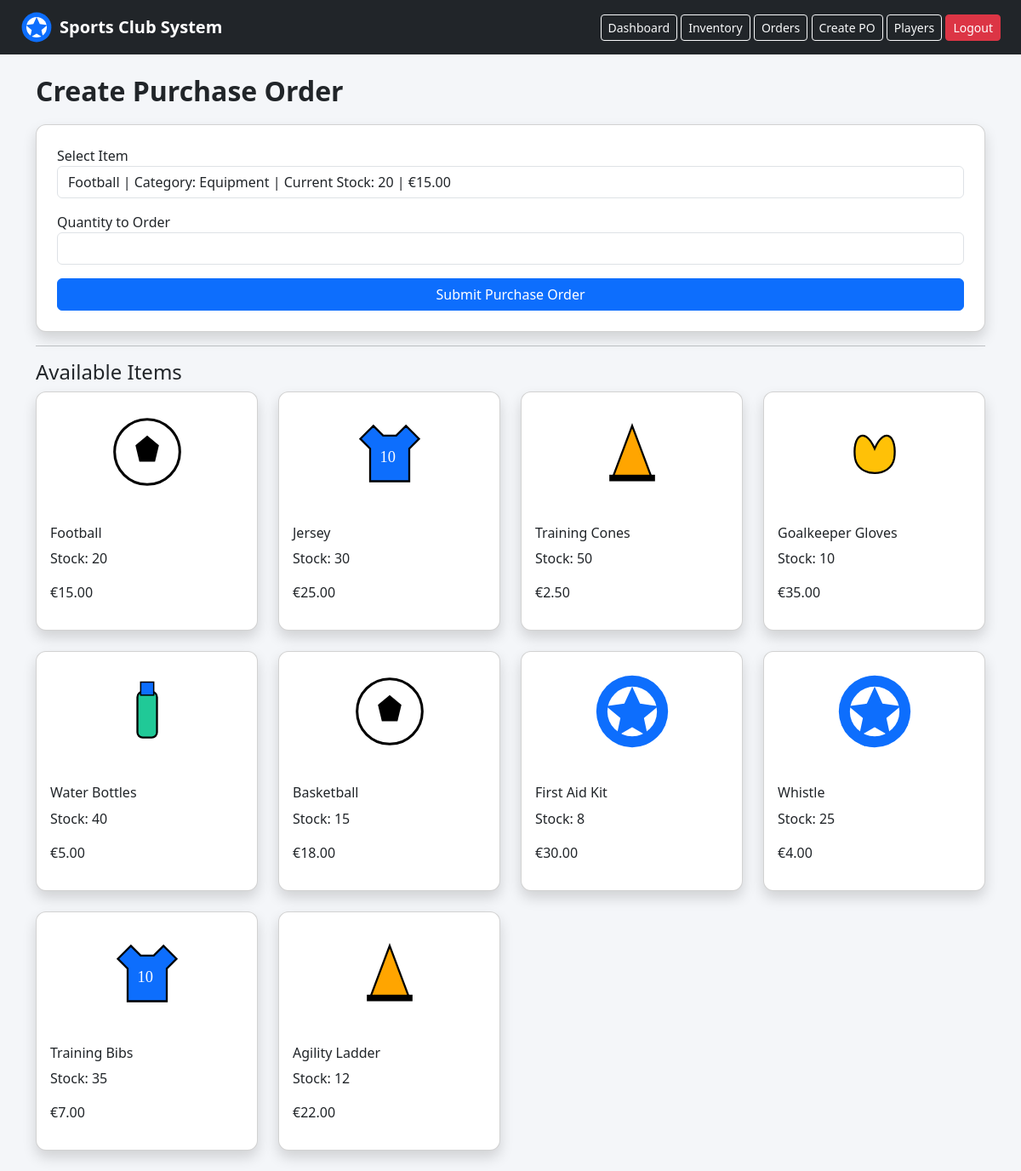
The page /create-order (signed in) on the database as committed earlier.
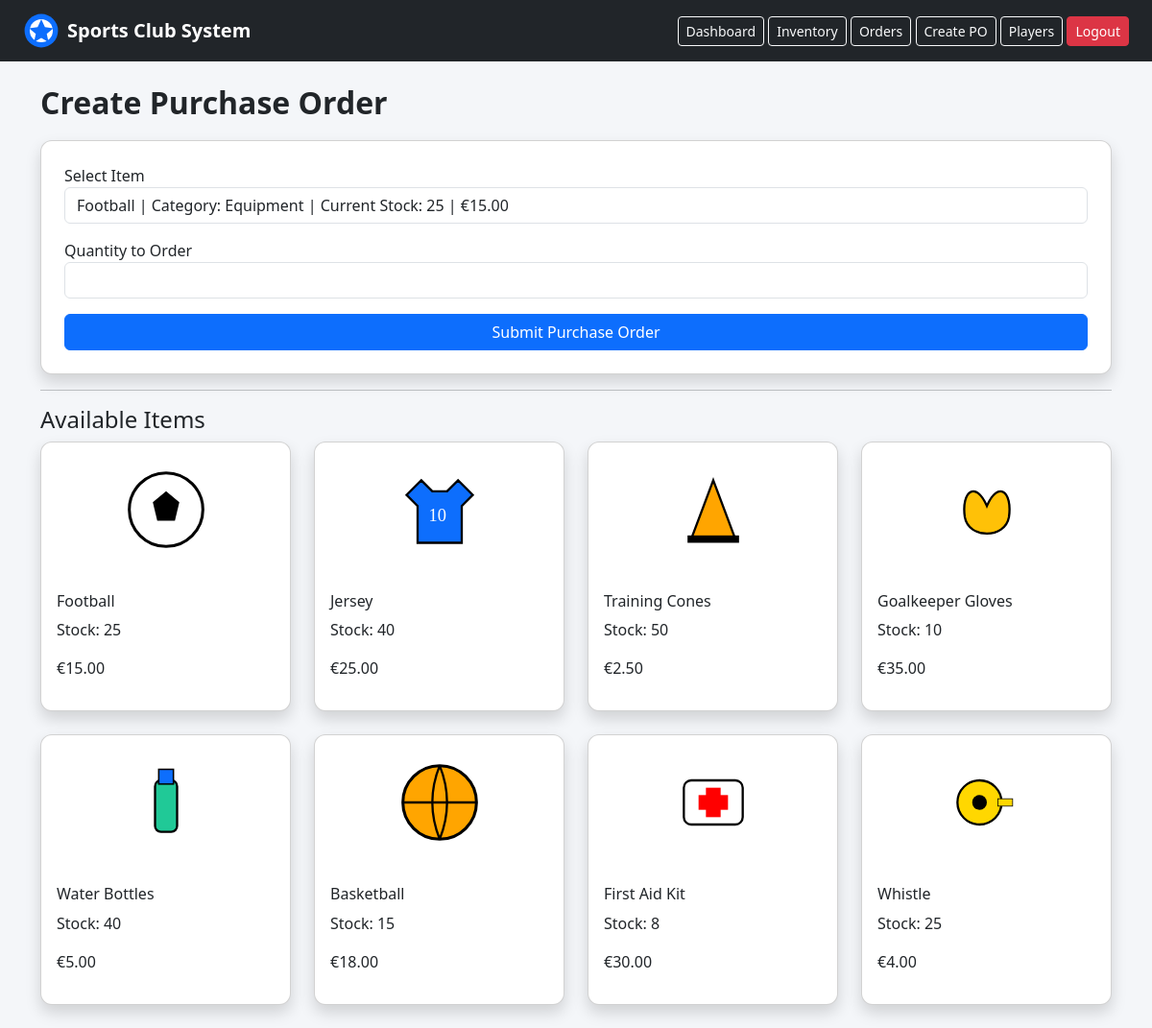
The same page on the database as committed later.
### app.py (models this page shows)
class Item(db.Model):
    id = db.Column(db.Integer, primary_key=True)
    name = db.Column(db.String(100), nullable=False)
    category = db.Column(db.String(100), nullable=False)
    quantity = db.Column(db.Integer, default=0)
    price = db.Column(db.Float, default=0.0)
    image = db.Column(db.String(100), default="sports_logo.svg")

### app.py (the view, shortened to what this page needs)
@app.route("/create-order", methods=["GET", "POST"])
@login_required
def create_order():
    items = Item.query.all()
    return render_template("create_order.html", items=items)

### app.py (called while the page is built)
@login_manager.user_loader
def load_user(user_id):
    return User.query.get(int(user_id))

### templates/create_order.html (shortened to what this page needs)
{% extends "base.html" %}
{% block content %}
<h2>Create Purchase Order</h2>
<form method="POST" class="card p-4 shadow mt-3">
    <label>Select Item</label>
    <select class="form-control mb-3" name="item_id" required>
        {% for item in items %}
        <option value="{{ item.id }}">
            {{ item.name }} | Category: {{ item.category }} | Current Stock: {{ item.quantity }} | €{{
        </option>
        {% endfor %}
    </select>
    <label>Quantity to Order</label>
    <input class="form-control mb-3" type="number" name="quantity" min="1" required>
    <button class="btn btn-primary">Submit Purchase Order</button>
</form>
<hr>
<h4>Available Items</h4>
<div class="row">
    {% for item in items %}
    <div class="col-md-3 mb-4">
        <div class="card shadow h-100">
            <img src="{{ url_for('static', filename='images/' + item.image) }}" class="card-img-top p-4"
                style="height:140px; object-fit:contain;">
            <div class="card-body">
                <h6>{{ item.name }}</h6>
                <p>Stock: {{ item.quantity }}</p>
                <p>€{{ "%.2f"|format(item.price) }}</p>
            </div>
        </div>
    </div>
    {% endfor %}
</div>
{% endblock %}

Rows that differ between the two databases and show on the page:
removed Item: image (picture), name "Training Bibs", quantity "35", price "7.00"
removed Item: image (picture), name "Agility Ladder", quantity "12", price "22.00"
changed Item "Football": quantity "20" → "25"
changed Item "Jersey": quantity "30" → "40"
changed Item "Basketball": image: a different picture
changed Item "First Aid Kit": image: a different picture
changed Item "Whistle": image: a different picture
Other text that changed with them:
form field item_id: "Football | Category: Equipment | Current Stock: 20 | €15.00" → "Football | Category: Equipment | Current Stock: 25 | €15.00"
